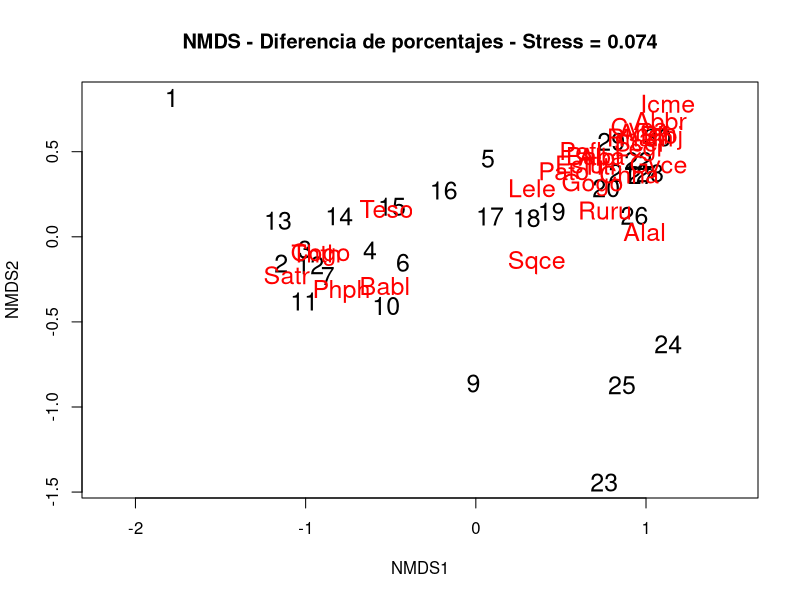
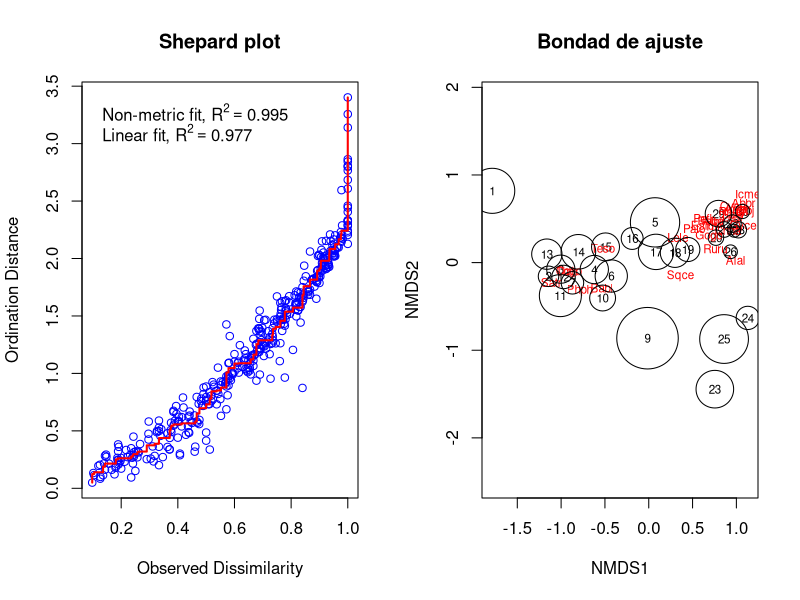
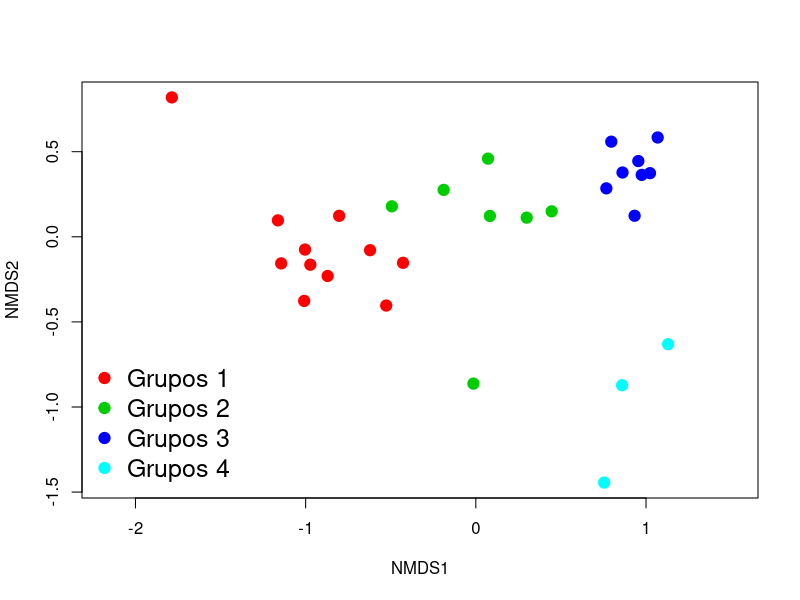

The R script that drew these images, in order: (Note: this script raises an error after producing the figures.)
#Analisis multivariados en biogeografia II =======================
spe = read.csv(file = "spe.csv", header = T)
spa = read.csv(file = "spa.csv", header = T)

# Remueve el sitio 8
spe = spe[-8, ]
spa = spa[-8, ]

## Matriz disimilitud
library(vegan)
?metaMDS
spe.nmds = metaMDS(spe, distance = "bray", trymax = 20)

spe.nmds
spe.nmds$stress

plot(spe.nmds,type = "t",cex=1.5,
     main = paste("NMDS - Diferencia de porcentajes - Stress =",
                  round(spe.nmds$stress, 3)))

# Shepard plot y bondad de ajuste
par(mfrow = c(1, 2))
stressplot(spe.nmds, main = "Shepard plot")
gof = goodness(spe.nmds)
plot(spe.nmds, type = "t", main = "Bondad de ajuste")
points(spe.nmds, display = "sites", cex = gof * 300)
dev.off()

# Anadir colores del agrupamiento al cluster
# Extraccion de grupos
spe.norm = decostand(spe, method = "normalize")
spe.ch = vegdist(spe.norm, method = "bray")
spe.ch.ward = hclust(spe.ch, method = "ward.D")
spech.ward.g = cutree(spe.ch.ward, k = 4)

# Combinacion resultados del NMDS
color = c("red","green3","blue","cyan")
plot(spe.nmds, type = "n", display = "sites")
points(spe.nmds, col = color[spech.ward.g], 
       bg = color[spech.ward.g], pch = 21, cex = 1.5)
legend("bottomleft", legend = paste("Grupos", 1:4),
       col = color, pt.bg = color, bty = "n", pch = 21, cex = 1.5)

# Graficar los agrupamientos en el mapa
drawmap(xy = spa,
        clusters = spech.ward.g)

